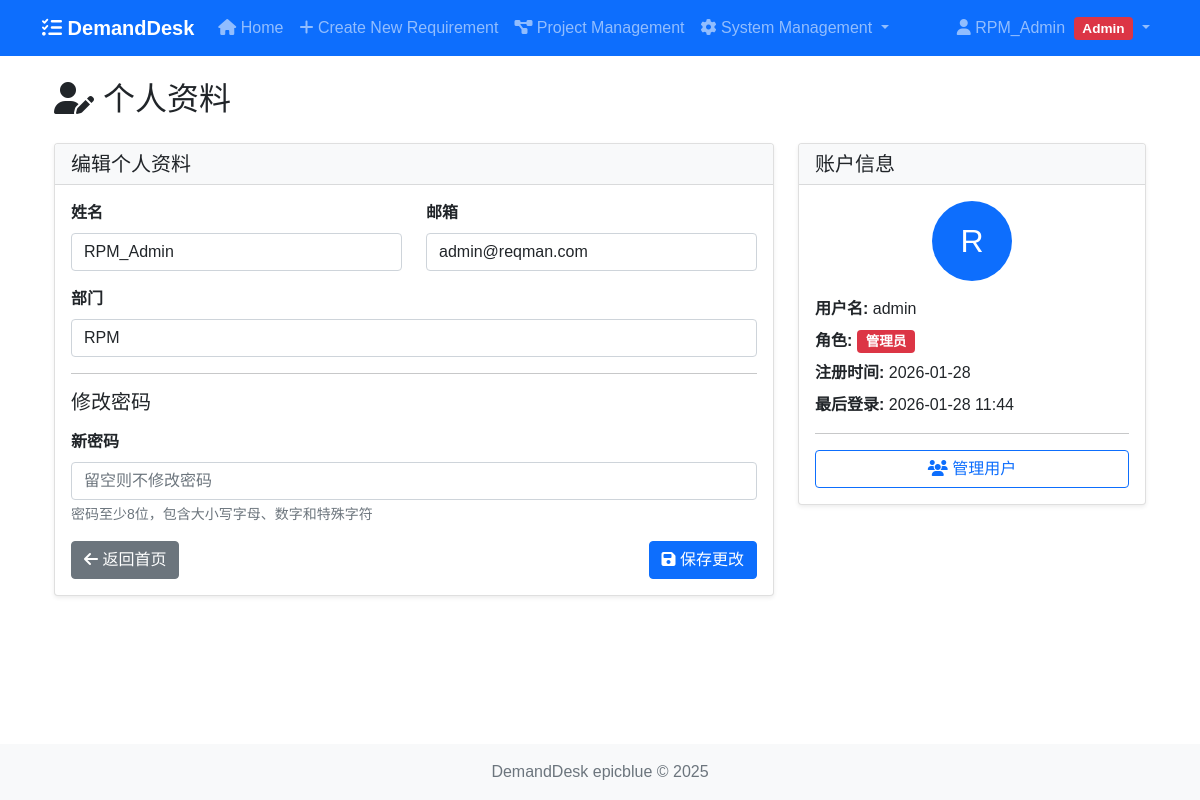
The app's page /profile (signed in) with its own data.
### models.py (models this page shows, shortened)
class User(UserMixin, db.Model):
    id = db.Column(db.Integer, primary_key=True)
    username = db.Column(db.String(80), unique=True, nullable=False)
    email = db.Column(db.String(120), unique=True, nullable=False)
    password_hash = db.Column(db.String(255), nullable=False)
    full_name = db.Column(db.String(200))
    role = db.Column(db.String(50), default='viewer')  # admin, manager, developer, tester, viewer
    department = db.Column(db.String(100))
    avatar = db.Column(db.String(200))
    is_active = db.Column(db.Boolean, default=True)
    created_at = db.Column(db.DateTime, default=beijing_now)
    last_login = db.Column(db.DateTime)  # 最后登录时间
    @property
    def is_authenticated(self):
        return True

### views/auth_views.py (the view, shortened to what this page needs)
@auth_bp.route('/profile', methods=['GET', 'POST'])
@login_required
def profile():
    User = get_user_model()
    db, _, _, _, _ = get_db_and_forms()
    return render_template('user/profile.html', user=current_user)

### views/auth_views.py (called while the page is built)
def get_user_model():
    from models import User
    return User

def get_db_and_forms():
    from models import db
    from forms import LoginForm, RegistrationForm, PasswordResetRequestForm, PasswordResetForm
    return db, LoginForm, RegistrationForm, PasswordResetRequestForm, PasswordResetForm

### templates/user/profile.html (shortened to what this page needs)
{% extends "base.html" %}
{% block content %}
<div class="container">
    <div class="row">
        <div class="col-12">
            <h2 class="mb-4">
                <i class="fas fa-user-edit"></i> 个人资料
            </h2>
        </div>
    </div>
    <div class="row">
        <div class="col-md-8">
            <div class="card">
                <div class="card-header">
                    <h5 class="card-title mb-0">编辑个人资料</h5>
                </div>
                <div class="card-body">
                    <form method="POST">
                        <div class="row">
                            <div class="col-md-6">
                                <div class="mb-3">
                                    <label for="full_name" class="form-label">姓名</label>
                                    <input type="text" class="form-control" id="full_name" name="full_name"
                                           value="{{ user.full_name or '' }}" required>
                                </div>
                            </div>
                            <div class="col-md-6">
                                <div class="mb-3">
                                    <label for="email" class="form-label">邮箱</label>
                                    <input type="email" class="form-control" id="email" name="email"
                                           value="{{ user.email }}" required>
                                </div>
                            </div>
                        </div>
                        <div class="mb-3">
                            <label for="department" class="form-label">部门</label>
                            <input type="text" class="form-control" id="department" name="department"
                                   value="{{ user.department or '' }}">
                        </div>
                        <hr>
                        <h5 class="mb-3">修改密码</h5>
                        <div class="mb-3">
                            <label for="new_password" class="form-label">新密码</label>
                            <input type="password" class="form-control" id="new_password" name="new_password"
                                   placeholder="留空则不修改密码">
                            <div class="form-text">密码至少8位，包含大小写字母、数字和特殊字符</div>
                        </div>
                        <div class="d-flex justify-content-between">
                            <a href="{{ url_for('index') }}" class="btn btn-secondary">
                                <i class="fas fa-arrow-left"></i> 返回首页
                            </a>
                            <button type="submit" class="btn btn-primary">
                                <i class="fas fa-save"></i> 保存更改
                            </button>
                        </div>
                    </form>
                </div>
            </div>
        </div>
        <div class="col-md-4">
            <div class="card">
                <div class="card-header">
                    <h5 class="card-title mb-0">账户信息</h5>
                </div>
                <div class="card-body">
                    <div class="text-center mb-3">
                        <div class="avatar-lg bg-primary text-white rounded-circle d-flex align-items-center justify-content-center mx-auto"
                             style="width: 80px; height: 80px; font-size: 2rem;">
                            {{ user.full_name[:1] if user.full_name else user.username[:1] }}
                        </div>
                    </div>
                    <div class="mb-2">
                        <strong>用户名:</strong> {{ user.username }}
                    </div>
                    <div class="mb-2">
                        <strong>角色:</strong>
                        {% if user.role == 'admin' %}
                        <span class="badge bg-danger">管理员</span>
                        {% elif user.role == 'manager' %}
                        <span class="badge bg-primary">项目经理</span>
                        {% elif user.role == 'developer' %}
                        <span class="badge bg-success">开发人员</span>
                        {% elif user.role == 'tester' %}
                        <span class="badge bg-warning">测试人员</span>
                        {% else %}
                        <span class="badge bg-secondary">查看者</span>
                        {% endif %}
                    </div>
                    <div class="mb-2">
                        <strong>注册时间:</strong> {{ user.created_at.strftime('%Y-%m-%d') }}
                    </div>
                    {% if user.last_login %}
                    <div class="mb-2">
                        <strong>最后登录:</strong> {{ user.last_login.strftime('%Y-%m-%d %H:%M') }}
                    </div>
                    {% endif %}
                    {% if user.role == 'admin' %}
                    <hr>
                    <div class="d-grid">
                        <a href="{{ url_for('auth.admin_users') }}" class="btn btn-outline-primary">
                            <i class="fas fa-users"></i> 管理用户
                        </a>
                    </div>
                    {% endif %}
                </div>
            </div>
        </div>
    </div>
</div>
{% endblock %}

### templates/base.html (shortened to what this page needs)
<!DOCTYPE html>
<html lang="zh-CN">
<head>
    <link href="https://cdn.bootcdn.net/ajax/libs/bootstrap/5.1.3/css/bootstrap.min.css" rel="stylesheet">
    <link href="https://cdn.bootcdn.net/ajax/libs/font-awesome/6.1.1/css/all.min.css" rel="stylesheet">
    <link href="{{ url_for('static', filename='style.css') }}" rel="stylesheet">
</head>
<body>
    <nav class="navbar navbar-expand-lg navbar-dark bg-primary">
        <div class="container">
            <a class="navbar-brand" href="{{ url_for('index') }}">
                <i class="fas fa-tasks"></i> DemandDesk
            </a>
            <div class="collapse navbar-collapse" id="navbarNav">
                <ul class="navbar-nav me-auto">
                    <li class="nav-item">
                        <a class="nav-link" href="{{ url_for('index') }}">
                            <i class="fas fa-home"></i> Home
                        </a>
                    </li>
                    <li class="nav-item">
                        <a class="nav-link" href="{{ url_for('requirement.create') }}">
                            <i class="fas fa-plus"></i> Create New Requirement
                        </a>
                    </li>
                    <li class="nav-item">
                        <a class="nav-link" href="{{ url_for('project.index') }}">
                            <i class="fas fa-project-diagram"></i> Project Management
                        </a>
                    </li>
                    {% if current_user.is_authenticated and current_user.role == 'admin' %}
                    <li class="nav-item dropdown">
                        <a class="nav-link dropdown-toggle" href="#" id="adminDropdown" role="button" data-bs-toggle="dropdown">
                            <i class="fas fa-cog"></i> System Management
                        </a>
                    </li>
                    {% endif %}
                </ul>
                <ul class="navbar-nav ms-auto">
                    {% if current_user.is_authenticated %}
                    <li class="nav-item dropdown">
                        <a class="nav-link dropdown-toggle" href="#" id="userDropdown" role="button" data-bs-toggle="dropdown">
                            <i class="fas fa-user"></i> {{ current_user.full_name or current_user.username }}
                            {% if current_user.role == 'admin' %}
                            <span class="badge bg-danger ms-1">Admin</span>
                            {% endif %}
                        </a>
                    </li>
                    {% endif %}
                </ul>
            </div>
        </div>
    </nav>
    <div class="container mt-4">
        {% block content %}{% endblock %}
    </div>
    <footer class="footer mt-5 py-3 bg-light">
        <div class="container text-center">
            <span class="text-muted">DemandDesk epicblue © 2025</span>
        </div>
    </footer>
</body>
</html>

### static/style.css (style rules this page uses)
body { font-family: 'Microsoft YaHei', 'Arial', sans-serif; min-height: 100vh; display: flex; flex-direction: column; }
.container { flex: 1; }
.footer { margin-top: auto; }
.card { box-shadow: 0 0.125rem 0.25rem rgba(0,0,0,0.075); margin-bottom: 1.5rem; }
.card-header { background-color: #f8f9fa; font-weight: 600; }
.badge { padding: 0.35em 0.65em; font-size: 0.85em; }
.form-label { font-weight: 600; margin-bottom: 0.5rem; }
.navbar-brand { font-size: 1.25rem; font-weight: 600; }

### records on screen
User: full_name "RPM_Admin", email "admin@reqman.com", department "RPM", full_name "R", username "admin", created_at "2026-01-28", last_login "2026-01-28 11:44"
